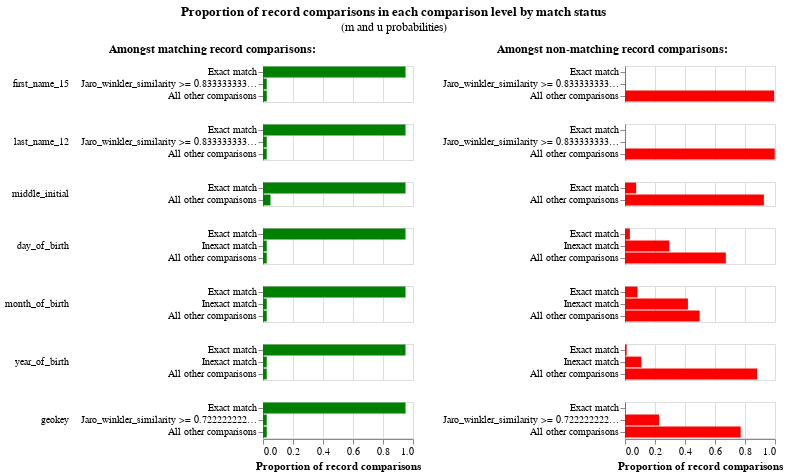

The notebook cell saved with this chart:
### Code cell
# Ignore the green bars on the left, these are the m probabilities that haven't been estimated yet
linker.m_u_parameters_chart()

### Figure 1 — Vega-Lite specification as saved in the notebook (floating-point values rounded to 4 significant figures)
{"config": {"view": {"continuousWidth": 300, "continuousHeight": 300, "discreteHeight": 300, "discreteWidth": 400}, "header": {"title": null}, "title": {"anchor": "middle", "offset": 10}}, "hconcat": [{"mark": "bar", "encoding": {"color": {"value": "green"}, "row": {"field": "comparison_name", "header": {"labelAlign": "left", "labelAnchor": "middle", "labelAngle": 0}, "sort": {"field": "comparison_sort_order"}, "type": "nominal"}, "tooltip": [{"field": "m_probability_description", "title": "m probability description", "type": "nominal"}, {"field": "comparison_name", "title": "Comparison column name", "type": "nominal"}, {"field": "label_for_charts", "title": "Label", "type": "ordinal"}, {"field": "sql_condition", "title": "SQL condition", "type": "nominal"}, {"field": "m_probability", "format": ".4p", "title": "m probability", "type": "quantitative"}, {"field": "u_probability", "format": ".4p", "title": "u probability", "type": "quantitative"}, {"field": "bayes_factor", "format": ",.4f", "title": "Bayes factor = m/u", "type": "quantitative"}, {"field": "log2_bayes_factor", "format": ",.4f", "title": "Match weight = log2(m/u)", "type": "quantitative"}], "x": {"axis": {"title": "Proportion of record comparisons"}, "field": "m_probability", "type": "quantitative"}, "y": {"axis": {"title": null}, "field": "label_for_charts", "sort": {"field": "comparison_vector_value", "order": "descending"}, "type": "nominal"}}, "height": {"step": 12}, "resolve": {"scale": {"y": "independent"}}, "title": {"text": "Amongst matching record comparisons:", "fontSize": 12, "fontWeight": "bold"}, "transform": [{"filter": "(datum.bayes_factor != 'no-op filter due to vega lite issue 4680')"}], "width": 150}, {"mark": "bar", "encoding": {"color": {"value": "red"}, "row": {"field": "comparison_name", "header": {"labels": false}, "sort": {"field": "comparison_sort_order"}, "type": "nominal"}, "tooltip": [{"field": "u_probability_description", "title": "u probability description", "type": "nominal"}, {"field": "comparison_name", "title": "Comparison column name", "type": "nominal"}, {"field": "label_for_charts", "title": "Label", "type": "ordinal"}, {"field": "sql_condition", "title": "SQL condition", "type": "nominal"}, {"field": "m_probability", "format": ".4p", "title": "m probability", "type": "quantitative"}, {"field": "u_probability", "format": ".4p", "title": "u probability", "type": "quantitative"}, {"field": "bayes_factor", "format": ",.4f", "title": "Bayes factor = m/u", "type": "quantitative"}, {"field": "log2_bayes_factor", "format": ",.4f", "title": "Match weight = log2(m/u)", "type": "quantitative"}], "x": {"axis": {"title": "Proportion of record comparisons"}, "field": "u_probability", "type": "quantitative"}, "y": {"axis": {"title": null}, "field": "label_for_charts", "sort": {"field": "comparison_vector_value", "order": "descending"}, "type": "nominal"}}, "height": {"step": 12}, "resolve": {"scale": {"y": "independent"}}, "title": {"text": "Amongst non-matching record comparisons:", "fontSize": 12, "fontWeight": "bold"}, "transform": [{"filter": "(datum.bayes_factor != 'no-op filter2 due to vega lite issue 4680')"}], "width": 150}], "data": {"name": "data-afec9c80fc271b9372afbd423e444371"}, "title": {"text": "Proportion of record comparisons in each comparison level by match status", "subtitle": "(m and u probabilities)"}, "$schema": "https://vega.github.io/schema/vega-lite/v5.9.3.json", "datasets": {"data-afec9c80fc271b9372afbd423e444371": [{"comparison_name": "first_name_15", "sql_condition": "\"first_name_15_l\" = \"first_name_15_r\"", "label_for_charts": "Exact match", "m_probability": 0.95, "u_probability": 0.001915, "m_probability_description": "Amongst matching record comparisons, 95.00% of records are in the exact match comparison level", "u_probability_description": "Amongst non-matching record comparisons, 0.19% of records are in the exact match comparison level", "has_tf_adjustments": false, "tf_adjustment_column": null, "tf_adjustment_weight": 1.0, "is_null_level": false, "bayes_factor": 496.0, "log2_bayes_factor": 8.954, "comparison_vector_value": 2, "max_comparison_vector_value": 2, "bayes_factor_description": "If comparison level is `exact match` then comparison is 495.97 times more likely to be a match", "probability_two_random_records_match": 1.423e-05, "comparison_sort_order": 0}, {"comparison_name": "first_name_15", "sql_condition": "jaro_winkler_similarity(\"first_name_15_l\", \"first_name_15_r\") >= 0.8333333333333334", "label_for_charts": "Jaro_winkler_similarity >= 0.8333333333333334", "m_probability": 0.025, "u_probability": 0.003534, "m_probability_description": "Amongst matching record comparisons, 2.50% of records are in the jaro_winkler_similarity >= 0.8333333333333334 comparison level", "u_probability_description": "Amongst non-matching record comparisons, 0.35% of records are in the jaro_winkler_similarity >= 0.8333333333333334 comparison level", "has_tf_adjustments": false, "tf_adjustment_column": null, "tf_adjustment_weight": 1.0, "is_null_level": false, "bayes_factor": 7.074, "log2_bayes_factor": 2.823, "comparison_vector_value": 1, "max_comparison_vector_value": 2, "bayes_factor_description": "If comparison level is `jaro_winkler_similarity >= 0.8333333333333334` then comparison is 7.07 times more likely to be a match", "probability_two_random_records_match": 1.423e-05, "comparison_sort_order": 0}, {"comparison_name": "first_name_15", "sql_condition": "ELSE", "label_for_charts": "All other comparisons", "m_probability": 0.025, "u_probability": 0.9946, "m_probability_description": "Amongst matching record comparisons, 2.50% of records are in the all other comparisons comparison level", "u_probability_description": "Amongst non-matching record comparisons, 99.46% of records are in the all other comparisons comparison level", "has_tf_adjustments": false, "tf_adjustment_column": null, "tf_adjustment_weight": 1.0, "is_null_level": false, "bayes_factor": 0.02514, "log2_bayes_factor": -5.314, "comparison_vector_value": 0, "max_comparison_vector_value": 2, "bayes_factor_description": "If comparison level is `all other comparisons` then comparison is  39.78 times less likely to be a match", "probability_two_random_records_match": 1.423e-05, "comparison_sort_order": 0}, {"comparison_name": "last_name_12", "sql_condition": "\"last_name_12_l\" = \"last_name_12_r\"", "label_for_charts": "Exact match", "m_probability": 0.95, "u_probability": 0.0006989, "m_probability_description": "Amongst matching record comparisons, 95.00% of records are in the exact match comparison level", "u_probability_description": "Amongst non-matching record comparisons, 0.07% of records are in the exact match comparison level", "has_tf_adjustments": false, "tf_adjustment_column": null, "tf_adjustment_weight": 1.0, "is_null_level": false, "bayes_factor": 1359.0, "log2_bayes_factor": 10.41, "comparison_vector_value": 2, "max_comparison_vector_value": 2, "bayes_factor_description": "If comparison level is `exact match` then comparison is 1,359.35 times more likely to be a match", "probability_two_random_records_match": 1.423e-05, "comparison_sort_order": 1}, {"comparison_name": "last_name_12", "sql_condition": "jaro_winkler_similarity(\"last_name_12_l\", \"last_name_12_r\") >= 0.8333333333333334", "label_for_charts": "Jaro_winkler_similarity >= 0.8333333333333334", "m_probability": 0.025, "u_probability": 0.001337, "m_probability_description": "Amongst matching record comparisons, 2.50% of records are in the jaro_winkler_similarity >= 0.8333333333333334 comparison level", "u_probability_description": "Amongst non-matching record comparisons, 0.13% of records are in the jaro_winkler_similarity >= 0.8333333333333334 comparison level", "has_tf_adjustments": false, "tf_adjustment_column": null, "tf_adjustment_weight": 1.0, "is_null_level": false, "bayes_factor": 18.7, "log2_bayes_factor": 4.225, "comparison_vector_value": 1, "max_comparison_vector_value": 2, "bayes_factor_description": "If comparison level is `jaro_winkler_similarity >= 0.8333333333333334` then comparison is 18.70 times more likely to be a match", "probability_two_random_records_match": 1.423e-05, "comparison_sort_order": 1}, {"comparison_name": "last_name_12", "sql_condition": "ELSE", "label_for_charts": "All other comparisons", "m_probability": 0.025, "u_probability": 0.998, "m_probability_description": "Amongst matching record comparisons, 2.50% of records are in the all other comparisons comparison level", "u_probability_description": "Amongst non-matching record comparisons, 99.80% of records are in the all other comparisons comparison level", "has_tf_adjustments": false, "tf_adjustment_column": null, "tf_adjustment_weight": 1.0, "is_null_level": false, "bayes_factor": 0.02505, "log2_bayes_factor": -5.319, "comparison_vector_value": 0, "max_comparison_vector_value": 2, "bayes_factor_description": "If comparison level is `all other comparisons` then comparison is  39.92 times less likely to be a match", "probability_two_random_records_match": 1.423e-05, "comparison_sort_order": 1}, {"comparison_name": "middle_initial", "sql_condition": "\"middle_initial_l\" = \"middle_initial_r\"", "label_for_charts": "Exact match", "m_probability": 0.95, "u_probability": 0.07418, "m_probability_description": "Amongst matching record comparisons, 95.00% of records are in the exact match comparison level", "u_probability_description": "Amongst non-matching record comparisons, 7.42% of records are in the exact match comparison level", "has_tf_adjustments": false, "tf_adjustment_column": null, "tf_adjustment_weight": 1.0, "is_null_level": false, "bayes_factor": 12.81, "log2_bayes_factor": 3.679, "comparison_vector_value": 1, "max_comparison_vector_value": 1, "bayes_factor_description": "If comparison level is `exact match` then comparison is 12.81 times more likely to be a match", "probability_two_random_records_match": 1.423e-05, "comparison_sort_order": 2}, {"comparison_name": "middle_initial", "sql_condition": "ELSE", "label_for_charts": "All other comparisons", "m_probability": 0.05, "u_probability": 0.9258, "m_probability_description": "Amongst matching record comparisons, 5.00% of records are in the all other comparisons comparison level", "u_probability_description": "Amongst non-matching record comparisons, 92.58% of records are in the all other comparisons comparison level", "has_tf_adjustments": false, "tf_adjustment_column": null, "tf_adjustment_weight": 1.0, "is_null_level": false, "bayes_factor": 0.05401, "log2_bayes_factor": -4.211, "comparison_vector_value": 0, "max_comparison_vector_value": 1, "bayes_factor_description": "If comparison level is `all other comparisons` then comparison is  18.52 times less likely to be a match", "probability_two_random_records_match": 1.423e-05, "comparison_sort_order": 2}, {"comparison_name": "day_of_birth", "sql_condition": "\"day_of_birth_l\" = \"day_of_birth_r\"", "label_for_charts": "Exact match", "m_probability": 0.95, "u_probability": 0.03248, "m_probability_description": "Amongst matching record comparisons, 95.00% of records are in the exact match comparison level", "u_probability_description": "Amongst non-matching record comparisons, 3.25% of records are in the exact match comparison level", "has_tf_adjustments": false, "tf_adjustment_column": null, "tf_adjustment_weight": 1.0, "is_null_level": false, "bayes_factor": 29.25, "log2_bayes_factor": 4.87, "comparison_vector_value": 2, "max_comparison_vector_value": 2, "bayes_factor_description": "If comparison level is `exact match` then comparison is 29.25 times more likely to be a match", "probability_two_random_records_match": 1.423e-05, "comparison_sort_order": 3}, {"comparison_name": "day_of_birth", "sql_condition": "abs(day_of_birth_l - day_of_birth_r) <= 5", "label_for_charts": "Inexact match", "m_probability": 0.025, "u_probability": 0.2953, "m_probability_description": "Amongst matching record comparisons, 2.50% of records are in the inexact match comparison level", "u_probability_description": "Amongst non-matching record comparisons, 29.53% of records are in the inexact match comparison level", "has_tf_adjustments": false, "tf_adjustment_column": null, "tf_adjustment_weight": 1.0, "is_null_level": false, "bayes_factor": 0.08466, "log2_bayes_factor": -3.562, "comparison_vector_value": 1, "max_comparison_vector_value": 2, "bayes_factor_description": "If comparison level is `inexact match` then comparison is  11.81 times less likely to be a match", "probability_two_random_records_match": 1.423e-05, "comparison_sort_order": 3}, {"comparison_name": "day_of_birth", "sql_condition": "ELSE", "label_for_charts": "All other comparisons", "m_probability": 0.025, "u_probability": 0.6722, "m_probability_description": "Amongst matching record comparisons, 2.50% of records are in the all other comparisons comparison level", "u_probability_description": "Amongst non-matching record comparisons, 67.22% of records are in the all other comparisons comparison level", "has_tf_adjustments": false, "tf_adjustment_column": null, "tf_adjustment_weight": 1.0, "is_null_level": false, "bayes_factor": 0.03719, "log2_bayes_factor": -4.749, "comparison_vector_value": 0, "max_comparison_vector_value": 2, "bayes_factor_description": "If comparison level is `all other comparisons` then comparison is  26.89 times less likely to be a match", "probability_two_random_records_match": 1.423e-05, "comparison_sort_order": 3}, {"comparison_name": "month_of_birth", "sql_condition": "\"month_of_birth_l\" = \"month_of_birth_r\"", "label_for_charts": "Exact match", "m_probability": 0.95, "u_probability": 0.08325, "m_probability_description": "Amongst matching record comparisons, 95.00% of records are in the exact match comparison level", "u_probability_description": "Amongst non-matching record comparisons, 8.33% of records are in the exact match comparison level", "has_tf_adjustments": false, "tf_adjustment_column": null, "tf_adjustment_weight": 1.0, "is_null_level": false, "bayes_factor": 11.41, "log2_bayes_factor": 3.512, "comparison_vector_value": 2, "max_comparison_vector_value": 2, "bayes_factor_description": "If comparison level is `exact match` then comparison is 11.41 times more likely to be a match", "probability_two_random_records_match": 1.423e-05, "comparison_sort_order": 4}, {"comparison_name": "month_of_birth", "sql_condition": "abs(month_of_birth_l - month_of_birth_r) <= 3", "label_for_charts": "Inexact match", "m_probability": 0.025, "u_probability": 0.4194, "m_probability_description": "Amongst matching record comparisons, 2.50% of records are in the inexact match comparison level", "u_probability_description": "Amongst non-matching record comparisons, 41.94% of records are in the inexact match comparison level", "has_tf_adjustments": false, "tf_adjustment_column": null, "tf_adjustment_weight": 1.0, "is_null_level": false, "bayes_factor": 0.05961, "log2_bayes_factor": -4.068, "comparison_vector_value": 1, "max_comparison_vector_value": 2, "bayes_factor_description": "If comparison level is `inexact match` then comparison is  16.78 times less likely to be a match", "probability_two_random_records_match": 1.423e-05, "comparison_sort_order": 4}, {"comparison_name": "month_of_birth", "sql_condition": "ELSE", "label_for_charts": "All other comparisons", "m_probability": 0.025, "u_probability": 0.4974, "m_probability_description": "Amongst matching record comparisons, 2.50% of records are in the all other comparisons comparison level", "u_probability_description": "Amongst non-matching record comparisons, 49.74% of records are in the all other comparisons comparison level", "has_tf_adjustments": false, "tf_adjustment_column": null, "tf_adjustment_weight": 1.0, "is_null_level": false, "bayes_factor": 0.05027, "log2_bayes_factor": -4.314, "comparison_vector_value": 0, "max_comparison_vector_value": 2, "bayes_factor_description": "If comparison level is `all other comparisons` then comparison is  19.89 times less likely to be a match", "probability_two_random_records_match": 1.423e-05, "comparison_sort_order": 4}, {"comparison_name": "year_of_birth", "sql_condition": "\"year_of_birth_l\" = \"year_of_birth_r\"", "label_for_charts": "Exact match", "m_probability": 0.95, "u_probability": 0.01093, "m_probability_description": "Amongst matching record comparisons, 95.00% of records are in the exact match comparison level", "u_probability_description": "Amongst non-matching record comparisons, 1.09% of records are in the exact match comparison level", "has_tf_adjustments": false, "tf_adjustment_column": null, "tf_adjustment_weight": 1.0, "is_null_level": false, "bayes_factor": 86.88, "log2_bayes_factor": 6.441, "comparison_vector_value": 2, "max_comparison_vector_value": 2, "bayes_factor_description": "If comparison level is `exact match` then comparison is 86.88 times more likely to be a match", "probability_two_random_records_match": 1.423e-05, "comparison_sort_order": 5}, {"comparison_name": "year_of_birth", "sql_condition": "abs(year_of_birth_l - year_of_birth_r) <= 5", "label_for_charts": "Inexact match", "m_probability": 0.025, "u_probability": 0.1088, "m_probability_description": "Amongst matching record comparisons, 2.50% of records are in the inexact match comparison level", "u_probability_description": "Amongst non-matching record comparisons, 10.88% of records are in the inexact match comparison level", "has_tf_adjustments": false, "tf_adjustment_column": null, "tf_adjustment_weight": 1.0, "is_null_level": false, "bayes_factor": 0.2297, "log2_bayes_factor": -2.122, "comparison_vector_value": 1, "max_comparison_vector_value": 2, "bayes_factor_description": "If comparison level is `inexact match` then comparison is  4.35 times less likely to be a match", "probability_two_random_records_match": 1.423e-05, "comparison_sort_order": 5}, {"comparison_name": "year_of_birth", "sql_condition": "ELSE", "label_for_charts": "All other comparisons", "m_probability": 0.025, "u_probability": 0.8802, "m_probability_description": "Amongst matching record comparisons, 2.50% of records are in the all other comparisons comparison level", "u_probability_description": "Amongst non-matching record comparisons, 88.02% of records are in the all other comparisons comparison level", "has_tf_adjustments": false, "tf_adjustment_column": null, "tf_adjustment_weight": 1.0, "is_null_level": false, "bayes_factor": 0.0284, "log2_bayes_factor": -5.138, "comparison_vector_value": 0, "max_comparison_vector_value": 2, "bayes_factor_description": "If comparison level is `all other comparisons` then comparison is  35.21 times less likely to be a match", "probability_two_random_records_match": 1.423e-05, "comparison_sort_order": 5}, {"comparison_name": "geokey", "sql_condition": "\"geokey_l\" = \"geokey_r\"", "label_for_charts": "Exact match", "m_probability": 0.95, "u_probability": 0.002177, "m_probability_description": "Amongst matching record comparisons, 95.00% of records are in the exact match comparison level", "u_probability_description": "Amongst non-matching record comparisons, 0.22% of records are in the exact match comparison level", "has_tf_adjustments": false, "tf_adjustment_column": null, "tf_adjustment_weight": 1.0, "is_null_level": false, "bayes_factor": 436.4, "log2_bayes_factor": 8.769, "comparison_vector_value": 2, "max_comparison_vector_value": 2, "bayes_factor_description": "If comparison level is `exact match` then comparison is 436.38 times more likely to be a match", "probability_two_random_records_match": 1.423e-05, "comparison_sort_order": 6}, {"comparison_name": "geokey", "sql_condition": "jaro_winkler_similarity(\"geokey_l\", \"geokey_r\") >= 0.7222222222222222", "label_for_charts": "Jaro_winkler_similarity >= 0.7222222222222222", "m_probability": 0.025, "u_probability": 0.2268, "m_probability_description": "Amongst matching record comparisons, 2.50% of records are in the jaro_winkler_similarity >= 0.7222222222222222 comparison level", "u_probability_description": "Amongst non-matching record comparisons, 22.68% of records are in the jaro_winkler_similarity >= 0.7222222222222222 comparison level", "has_tf_adjustments": false, "tf_adjustment_column": null, "tf_adjustment_weight": 1.0, "is_null_level": false, "bayes_factor": 0.1102, "log2_bayes_factor": -3.181, "comparison_vector_value": 1, "max_comparison_vector_value": 2, "bayes_factor_description": "If comparison level is `jaro_winkler_similarity >= 0.7222222222222222` then comparison is  9.07 times less likely to be a match", "probability_two_random_records_match": 1.423e-05, "comparison_sort_order": 6}, {"comparison_name": "geokey", "sql_condition": "ELSE", "label_for_charts": "All other comparisons", "m_probability": 0.025, "u_probability": 0.771, "m_probability_description": "Amongst matching record comparisons, 2.50% of records are in the all other comparisons comparison level", "u_probability_description": "Amongst non-matching record comparisons, 77.10% of records are in the all other comparisons comparison level", "has_tf_adjustments": false, "tf_adjustment_column": null, "tf_adjustment_weight": 1.0, "is_null_level": false, "bayes_factor": 0.03242, "log2_bayes_factor": -4.947, "comparison_vector_value": 0, "max_comparison_vector_value": 2, "bayes_factor_description": "If comparison level is `all other comparisons` then comparison is  30.84 times less likely to be a match", "probability_two_random_records_match": 1.423e-05, "comparison_sort_order": 6}]}}
